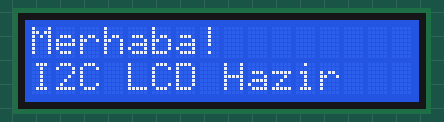
Bench run of a sketch on a simulated Arduino Uno, built with avr-gcc and run on an emulated ATmega328P. Shown: 16×2 character LCD.

Above: at 0.1 s.
At 4.1 s:
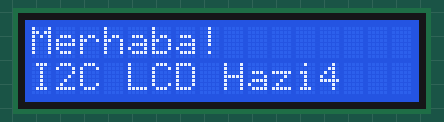
At 9.1 s:
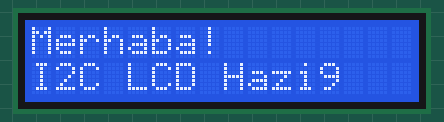
At 19.1 s:
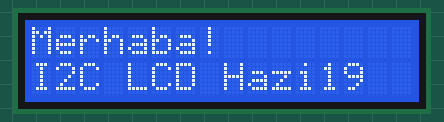
At 29.1 s:
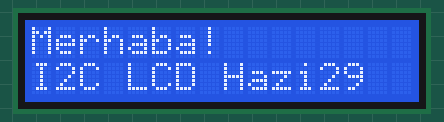
At 39.1 s:
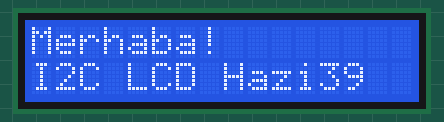

The sketch:

LiquidCrystal_I2C_16x2.ino
```cpp
#include <Wire.h>
#include <LiquidCrystal_I2C.h>

// Scanner sonucunda buldugun adresi buraya yaz (en yaygin: 0x27 veya 0x3F)
LiquidCrystal_I2C lcd(0x27, 16, 2);

void setup() {
  Wire.begin();

  lcd.init();          // LCD baslat
  lcd.backlight();     // Arka isik ac

  lcd.setCursor(0, 0);
  lcd.print("Merhaba!");

  lcd.setCursor(0, 1);
  lcd.print("I2C LCD Hazir");
}

void loop() {
  // Ornek: saniye sayaci
  static unsigned long last = 0;
  static int sec = 0;

  if (millis() - last >= 1000) {
    last = millis();
    sec++;

    lcd.setCursor(12, 1);     // 2. satir, 12. kolon
    if (sec < 10) lcd.print("    ");
    lcd.setCursor(12, 1);
    lcd.print(sec);
  }
}
```

Measured:
- what the display in image 1 shows lasts 1.0 s, from 4.0 s to 5.0 s
